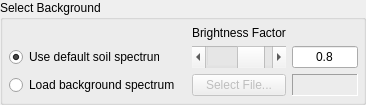
        <widget class="QGroupBox" name="groupBox_4">
         <property name="minimumSize">
          <size>
           <width>0</width>
           <height>0</height>
          </size>
         </property>
         <property name="maximumSize">
          <size>
           <width>16777215</width>
           <height>16777215</height>
          </size>
         </property>
         <property name="whatsThis">
          <string>&lt;html&gt;&lt;head/&gt;&lt;body&gt;&lt;p&gt;Choose to either&lt;/p&gt;&lt;p&gt;...use the models' default soil spectra from literature (and adjust the brightness factor with 1 being the bright representation and 0 being the dark representationl)&lt;/p&gt;&lt;p&gt;...load your own background spectrum&lt;/p&gt;&lt;p&gt;...locate a background spectrum in an image and use it as background for the model output&lt;/p&gt;&lt;/body&gt;&lt;/html&gt;</string>
         </property>
         <property name="title">
          <string>Select Background</string>
         </property>
         <property name="checkable">
          <bool>false</bool>
         </property>
         <layout class="QGridLayout" name="gridLayout_13" columnstretch="0,0,0,0">
          <property name="leftMargin">
           <number>6</number>
          </property>
          <property name="topMargin">
           <number>6</number>
          </property>
          <property name="rightMargin">
           <number>5</number>
          </property>
          <property name="bottomMargin">
           <number>6</number>
          </property>
          <property name="verticalSpacing">
           <number>6</number>
          </property>
          <item row="5" column="0">
           <widget class="QRadioButton" name="B_LoadBackSpec">
            <property name="enabled">
             <bool>true</bool>
            </property>
            <property name="sizePolicy">
             <sizepolicy hsizetype="Preferred" vsizetype="Preferred">
              <horstretch>0</horstretch>
              <verstretch>0</verstretch>
             </sizepolicy>
            </property>
            <property name="maximumSize">
             <size>
              <width>32000</width>
              <height>16777215</height>
             </size>
            </property>
            <property name="text">
             <string>Load background spectrum</string>
            </property>
           </widget>
          </item>
          <item row="0" column="2">
           <widget class="QLabel" name="BrightFac_Text">
            <property name="sizePolicy">
             <sizepolicy hsizetype="Preferred" vsizetype="Preferred">
              <horstretch>0</horstretch>
              <verstretch>0</verstretch>
             </sizepolicy>
            </property>
            <property name="maximumSize">
             <size>
              <width>32000</width>
              <height>16777215</height>
             </size>
            </property>
            <property name="text">
             <string>Brightness Factor</string>
            </property>
           </widget>
          </item>
          <item row="1" column="0" colspan="2">
           <widget class="QRadioButton" name="B_DefSoilSpec">
            <property name="sizePolicy">
             <sizepolicy hsizetype="Preferred" vsizetype="Preferred">
              <horstretch>0</horstretch>
              <verstretch>0</verstretch>
             </sizepolicy>
            </property>
            <property name="maximumSize">
             <size>
              <width>150</width>
              <height>16777215</height>
             </size>
            </property>
            <property name="text">
             <string>Use default soil spectrum</string>
            </property>
            <property name="checked">
             <bool>true</bool>
            </property>
           </widget>
          </item>
          <item row="5" column="3">
           <widget class="QLabel" name="BackSpec_label">
            <property name="frameShape">
             <enum>QFrame::Panel</enum>
            </property>
            <property name="frameShadow">
             <enum>QFrame::Sunken</enum>
            </property>
            <property name="text">
             <string/>
            </property>
           </widget>
          </item>
          <item row="5" column="2">
           <widget class="QPushButton" name="push_SelectFile">
            <property name="enabled">
             <bool>false</bool>
            </property>
            <property name="sizePolicy">
             <sizepolicy hsizetype="Preferred" vsizetype="Preferred">
              <horstretch>0</horstretch>
              <verstretch>0</verstretch>
             </sizepolicy>
            </property>
            <property name="maximumSize">
             <size>
              <width>32000</width>
              <height>16777215</height>
             </size>
            </property>
            <property name="text">
             <string>Select File...</string>
            </property>
            <property name="autoExclusive">
             <bool>false</bool>
            </property>
           </widget>
          </item>
          <item row="1" column="2">
           <widget class="QScrollBar" name="psoil_Slide">
            <property name="sizePolicy">
             <sizepolicy hsizetype="Preferred" vsizetype="Preferred">
              <horstretch>0</horstretch>
              <verstretch>0</verstretch>
             </sizepolicy>
            </property>
            <property name="minimum">
             <number>0</number>
            </property>
            <property name="maximum">
             <number>10000</number>
            </property>
            <property name="singleStep">
             <number>100</number>
            </property>
            <property name="pageStep">
             <number>1000</number>
            </property>
            <property name="value">
             <number>8000</number>
            </property>
            <property name="sliderPosition">
             <number>8000</number>
            </property>
            <property name="orientation">
             <enum>Qt::Horizontal</enum>
            </property>
           </widget>
          </item>
          <item row="1" column="3">
           <widget class="QLineEdit" name="psoil_lineEdit">
            <property name="sizePolicy">
             <sizepolicy hsizetype="Preferred" vsizetype="Preferred">
              <horstretch>0</horstretch>
              <verstretch>0</verstretch>
             </sizepolicy>
            </property>
            <property name="maximumSize">
             <size>
              <width>66</width>
              <height>16777215</height>
             </size>
            </property>
            <property name="whatsThis">
             <string/>
            </property>
            <property name="text">
             <string>0.8</string>
            </property>
            <property name="alignment">
             <set>Qt::AlignCenter</set>
            </property>
           </widget>
          </item>
         </layout>
        </widget>
